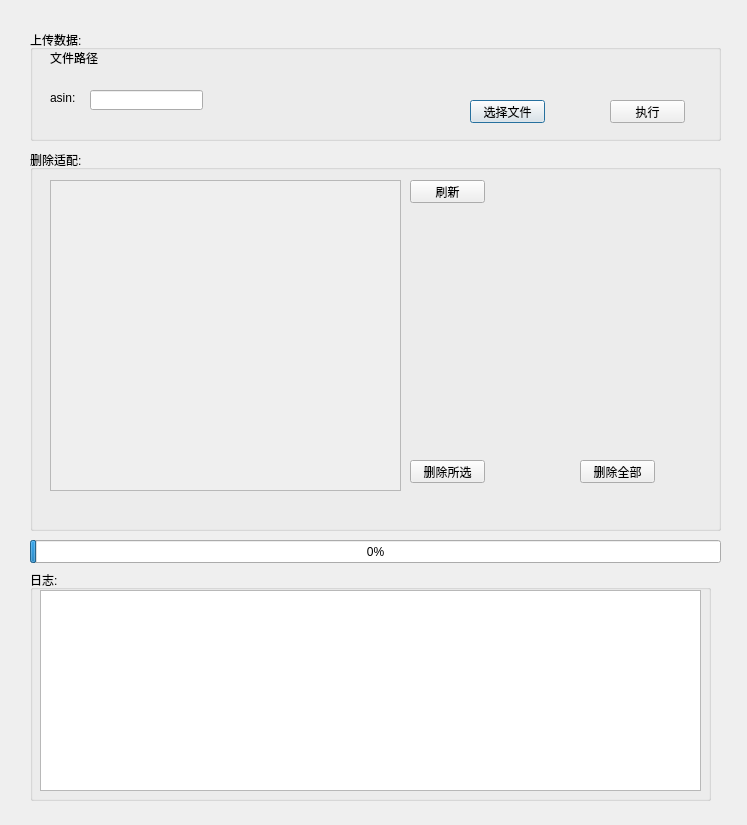
<?xml version="1.0" encoding="UTF-8"?>
<ui version="4.0">
 <class>Dialog</class>
 <widget class="QDialog" name="Dialog">
  <property name="geometry">
   <rect>
    <x>0</x>
    <y>0</y>
    <width>747</width>
    <height>825</height>
   </rect>
  </property>
  <property name="windowTitle">
   <string>Dialog</string>
  </property>
  <widget class="QGroupBox" name="groupBox">
   <property name="geometry">
    <rect>
     <x>30</x>
     <y>30</y>
     <width>691</width>
     <height>111</height>
    </rect>
   </property>
   <property name="title">
    <string>上传数据:</string>
   </property>
   <widget class="QLabel" name="label">
    <property name="geometry">
     <rect>
      <x>20</x>
      <y>20</y>
      <width>651</width>
      <height>16</height>
     </rect>
    </property>
    <property name="text">
     <string>文件路径</string>
    </property>
   </widget>
   <widget class="QPushButton" name="pushButton">
    <property name="geometry">
     <rect>
      <x>440</x>
      <y>70</y>
      <width>75</width>
      <height>23</height>
     </rect>
    </property>
    <property name="text">
     <string>选择文件</string>
    </property>
   </widget>
   <widget class="QPushButton" name="pushButton_2">
    <property name="geometry">
     <rect>
      <x>580</x>
      <y>70</y>
      <width>75</width>
      <height>23</height>
     </rect>
    </property>
    <property name="text">
     <string>执行</string>
    </property>
   </widget>
   <widget class="QLineEdit" name="lineEdit">
    <property name="geometry">
     <rect>
      <x>60</x>
      <y>60</y>
      <width>113</width>
      <height>20</height>
     </rect>
    </property>
   </widget>
   <widget class="QLabel" name="label_2">
    <property name="geometry">
     <rect>
      <x>20</x>
      <y>60</y>
      <width>31</width>
      <height>16</height>
     </rect>
    </property>
    <property name="text">
     <string>asin:</string>
    </property>
   </widget>
  </widget>
  <widget class="QGroupBox" name="groupBox_2">
   <property name="geometry">
    <rect>
     <x>30</x>
     <y>150</y>
     <width>691</width>
     <height>381</height>
    </rect>
   </property>
   <property name="title">
    <string>删除适配:</string>
   </property>
   <widget class="QPushButton" name="pushButton_3">
    <property name="geometry">
     <rect>
      <x>380</x>
      <y>310</y>
      <width>75</width>
      <height>23</height>
     </rect>
    </property>
    <property name="mouseTracking">
     <bool>false</bool>
    </property>
    <property name="text">
     <string>删除所选</string>
    </property>
   </widget>
   <widget class="QPushButton" name="pushButton_4">
    <property name="geometry">
     <rect>
      <x>550</x>
      <y>310</y>
      <width>75</width>
      <height>23</height>
     </rect>
    </property>
    <property name="text">
     <string>删除全部</string>
    </property>
   </widget>
   <widget class="QScrollArea" name="scrollArea">
    <property name="geometry">
     <rect>
      <x>20</x>
      <y>30</y>
      <width>351</width>
      <height>311</height>
     </rect>
    </property>
    <property name="widgetResizable">
     <bool>true</bool>
    </property>
    <widget class="QWidget" name="scrollAreaWidgetContents">
     <property name="geometry">
      <rect>
       <x>0</x>
       <y>0</y>
       <width>349</width>
       <height>309</height>
      </rect>
     </property>
    </widget>
   </widget>
   <widget class="QPushButton" name="pushButton_5">
    <property name="geometry">
     <rect>
      <x>380</x>
      <y>30</y>
      <width>75</width>
      <height>23</height>
     </rect>
    </property>
    <property name="text">
     <string>刷新</string>
    </property>
   </widget>
  </widget>
  <widget class="QProgressBar" name="progressBar">
   <property name="geometry">
    <rect>
     <x>30</x>
     <y>540</y>
     <width>691</width>
     <height>23</height>
    </rect>
   </property>
   <property name="minimum">
    <number>-1</number>
   </property>
   <property name="value">
    <number>0</number>
   </property>
  </widget>
  <widget class="QGroupBox" name="groupBox_3">
   <property name="geometry">
    <rect>
     <x>30</x>
     <y>570</y>
     <width>681</width>
     <height>231</height>
    </rect>
   </property>
   <property name="title">
    <string>日志:</string>
   </property>
   <widget class="QPlainTextEdit" name="plainTextEdit">
    <property name="geometry">
     <rect>
      <x>10</x>
      <y>20</y>
      <width>661</width>
      <height>201</height>
     </rect>
    </property>
    <property name="plainText">
     <string/>
    </property>
   </widget>
  </widget>
 </widget>
 <resources/>
 <connections/>
</ui>
